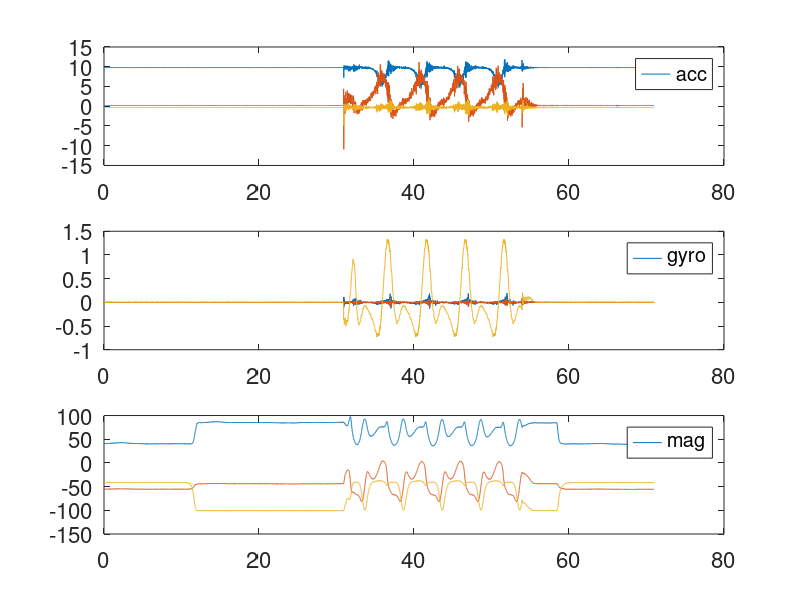

MATLAB code for this plot: (Note: this script raises an error after producing the figure.)
function AHRS_compare_rot2_mag()

%%
% This function is used to compare the performance of orientation
% estimation using ESKF, GD, and MKMCKF-OE.
%
% The raw data is sampled at gait frequency f=0.2hz with 
% magnetic disturbance.
%%

clear all
%% add path
addpath('MKMCKF-OE');
addpath('ESKF');
addpath('madgwick_algorithm_matlab');
addpath('data100hz');
addpath('madgwick_algorithm_matlab/quaternion_library');

%% load the data
load('gait_02_mag_100hz.mat');
IMU=gait;

%
Accelerometer=IMU.Acceleration;
Gyroscope=IMU.Gyroscope;
fs=IMU.fs;
Magnetic=IMU.Magnetic;

len=length(Accelerometer);
% 
for i=1:len
Accelerometer_norm(i)= norm(Accelerometer(i,:)); 
Magnetic_norm(i)= norm(Magnetic(i,:)); 
end

% plot the raw data
t=0:1/fs:1/fs*(length(Accelerometer)-1);
time=[t;t;t];
time=time';
figure
x1=subplot(3,1,1);
plot(time,Accelerometer)
legend('acc')
set(gca,'FontSize',16)
x2=subplot(3,1,2);
plot(time,Gyroscope)
legend('gyro')
set(gca,'FontSize',16)
x3=subplot(3,1,3);
plot(time,Magnetic)
legend('mag')
set(gca,'FontSize',16)
linkaxes([x1,x2,x3],'x')


%% GD method

AHRS = MadgwickAHRS('SamplePeriod', 1/fs, 'Beta', 0.1);

time=0:1/fs:1/fs*(len-1);
quat = zeros(length(time), 4);
for t = 1:length(time)
    AHRS.Update(Gyroscope(t,:), Accelerometer(t,:), Magnetic(t,:));	% gyroscope units must be radians
    quat(t, :) = AHRS.Quaternion;
end

% Plot algorithm output as Euler angles
for i=1:length(quat)
Quat(i)=quaternion(quat(i,1),quat(i,2),quat(i,3),quat(i,4));
end

euler=eulerd(Quat,'ZXY','frame');



%% ahrs
ahrs=orientation_estimation_ahrs_fun(Accelerometer,Gyroscope,Magnetic,fs);
euler_ahrs=eulerd(ahrs.Quat,'ZXY','frame');


% len=length(Magnetic);
% Mag_norm=zeros(len,1);
% for i=1:len
%     Mag_norm(i)=norm(Magnetic(i,:));
% end
% figure
% plot(Mag_norm)
%% mkmc ahrs
% sigma_1=2.01;
% sigma_2=0.1351;

sigma_1=1.6188;
sigma_2=0.4234;
sigma1=2*sigma_1*sigma_1;
sigma2=2*sigma_2*sigma_2;
xigma_x=[10^8 10^8 10^8 10^8 10^8 10^8 sigma1 sigma1 sigma1 sigma2 sigma2 sigma2]; 
xigma_y=[10^8 10^8 10^8 10^8 10^8 10^8];
mkmc_ahrs=orientation_estimation_ahrs_mkmc_fun_(Accelerometer,Gyroscope,Magnetic,fs,xigma_x,xigma_y);
euler_mkmc_ahrs=eulerd(mkmc_ahrs.Quat,'ZXY','frame');





figure
x1=subplot(3,1,1);
plot(time,euler(:,1),'blue',time,euler_ahrs(:,1),'red',time,euler_mkmc_ahrs(:,1),'black')
legend('GD Yaw','AHRS Yaw','MKMC Yaw')
set(gca,'FontSize',12)
x2=subplot(3,1,2);
plot(time,euler(:,2),'blue',time,euler_ahrs(:,2),'red',time,euler_mkmc_ahrs(:,2),'black')
legend('GD Roll','AHRS Roll','MKMC Roll')
set(gca,'FontSize',12)
x3=subplot(3,1,3);
plot(time,euler(:,3),'blue',time,euler_ahrs(:,3),'red',time,euler_mkmc_ahrs(:,3),'black')
legend('GD Pitch','AHRS Pitch','MKMC Pitch')
set(gca,'FontSize',12)
linkaxes([x1,x2,x3],'x')




end